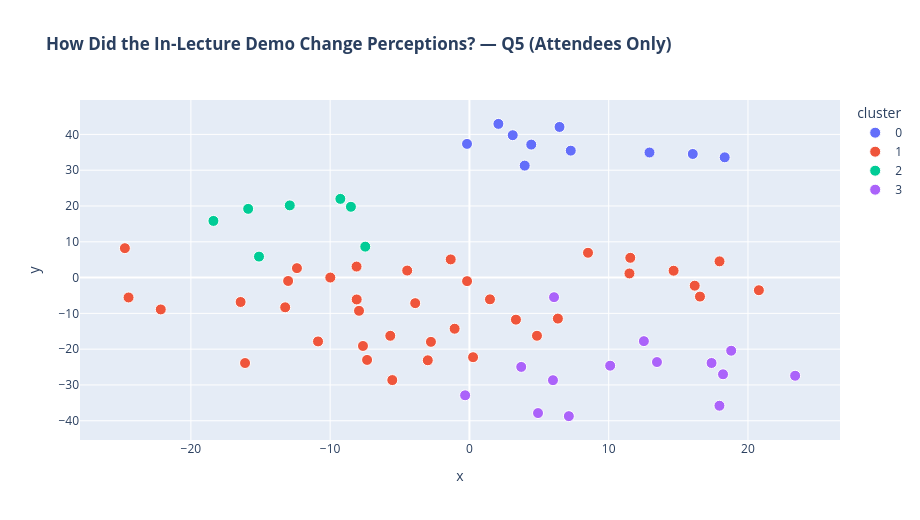

Write notebook code for a chart like this one.
### Code cell
# Cluster demo-attendee explanations
q5_docs, q5_labels = cluster_responses(
    attend_df["demo_effect"].dropna().tolist(),
    "How Did the In-Lecture Demo Change Perceptions? — Q5 (Attendees Only)",
    n_clusters=4,
)

### Figure 1 — Plotly figure (JSON) as saved in the notebook; plotly's stock layout.template omitted (floating-point values rounded to 4 significant figures)
{"data": [{"customdata": [["#55", "I don't think I was there", "0"], ["#53", "I don't remember if was there at that lecture, as I don't<br>remember the demonstration", "0"], ["#51", "I do not think I was present for this lecture.", "0"], ["#50", "You can say you weren't there if you truly weren't there", "0"], ["#60", "I think I missed that lecture.", "0"], ["#30", "I was not truly there.", "0"], ["#47", "I don't think I was there, I don't remember seeing the<br>demonstration.", "0"], ["#67", "Unfortunately had to leave lecture early!", "0"], ["#35", "I unfortunately had to attend to a medical appointment the day<br>the process was demonstrated; I assume/hope that lecture resolved<br>my concerns above, but right now I do not know.", "0"], ["#26", "No, it did not. I already knew most everything that was taught in<br>that part of the lecture.", "0"]], "hovertemplate": "<b>%{customdata[0]}</b>  Cluster %{customdata[2]}<br><br>%{customdata[1]}<extra></extra>", "legendgroup": "0", "marker": {"color": "#636efa", "line": {"color": "white", "width": 1}, "size": 11, "symbol": "circle"}, "mode": "markers", "name": "0", "orientation": "v", "showlegend": true, "type": "scatter", "x": [12.93, 4.439, 2.08, 18.33, 3.108, 16.04, 7.275, 6.47, 3.969, -0.1724], "xaxis": "x", "y": [34.94, 37.15, 42.94, 33.59, 39.78, 34.53, 35.47, 42.09, 31.28, 37.35], "yaxis": "y"}, {"customdata": [["#29", "Yes, it showed that AI can be useful for giving early feedback<br>and helping students catch mistakes before submitting their work", "1"], ["#31", "Yes I do see gen AI being used to help provide feedback to<br>students as it helps save time in grading. I am fine with it as<br>long as the feedback as been reviewed by a TA or the Instructor.", "1"], ["#32", "Yes, it helped me understand how AI can be used as part of the<br>feedback process rather than replacing instructors. The<br>demonstration showed that AI can help generate initial feedback<br>quickly, which can save time and allow instructors to focus on<br>more detailed guidance. As long as instructors review the<br>feedback and ensure its quality, AI can be a useful tool to<br>support student learning.", "1"], ["#59", "I think it was very insightful to see, and that the professor<br>wasn't just using AI haphazardly. Belen was very methodical and<br>detailed about why she was using it and training it so that it<br>would benefit the class overall.", "1"], ["#36", "Yes, it helped me see that AI can be used in a more structured<br>and transparent way in education. Instead of replacing human<br>feedback, it can act as an additional layer that helps students<br>receive quicker suggestions and identify issues earlier. This can<br>be especially helpful in larger classes where individualized<br>feedback from instructors can take time.", "1"], ["#39", "Yes. Seeing the full process made it feel more intentional and<br>controlled, not random. It helped me understand how AI can be<br>guided effectively.", "1"], ["#38", "Yes. After seeing the full AI-assisted process, I felt more<br>confident about using Gen AI for feedback. The professor clearly<br>understood the logic behind the system and the potential risks.<br>She also made strong efforts to protect our privacy and security<br>when using AI, which made the process feel responsible and<br>trustworthy.", "1"], ["#41", "Yes, the full AI assisted process helps change perception of Gen<br>AI. It was very clear what the instructor does and how the tool<br>is used. The instructor clearly checked the output carefully. I<br>think AI can be a great tool if its checked carefully.", "1"], ["#43", "Yes, seeing the full AI-assisted process during the lecture<br>changed my perception a bit. It showed me how AI can be used as a<br>tool to give quick feedback and help identify possible issues in<br>work before final submission. It also made me realize that AI can<br>support instructors by saving time while still helping students<br>improve their work. However, I still think it’s important for<br>students to understand the feedback themselves instead of relying<br>on AI completely.", "1"], ["#44", "Yes, it made the process more transparent. Seeing how AI was used<br>step by step helped me understand that it can support learning<br>while still keeping the instructor involved in the final<br>evaluation.", "1"], ["#57", "Yes, it changed my perception in a more positive way. Seeing the<br>full AI-assisted process made it feel less abstract and showed<br>how AI could actually be used in a structured and practical way<br>to support student learning. Before that, I might have been more<br>skeptical because AI feedback can sometimes feel unreliable or<br>too general. But when the process was demonstrated clearly, it<br>helped me understand that the value of AI is not necessarily in<br>replacing instructors, but in making feedback faster, earlier,<br>and more accessible.", "1"], ["#46", "No, this did not change my opinion. I think AI can be a useful<br>tool for feedback, as long as the person who created the work<br>understands the feedback properly. This lecture also helped me<br>understand which tools are best to use for coding.", "1"], ["#48", "I dont think it changed my perception a lot, even though i did<br>think it was interesting, i would still like for there to be non<br>assisted feedback as well but maybe have it be supplementary", "1"], ["#56", "Yes, it did change my perception to some extent. After the<br>instructor demonstrated the full AI-assisted process during the<br>lecture, I was able to better understand how generative AI can be<br>used to support feedback rather than simply generate answers.<br>Seeing the process step by step helped me realize that AI can<br>analyze parts of a student’s work, point out potential issues,<br>and provide suggestions for improvement. This made the use of AI<br>in the class feel more transparent and purposeful.", "1"], ["#52", "It didn't really change my perception on the subject but I do<br>think it's a practical example of what could be, if these<br>workflows are fully automated (which is definitely possible) I<br>think it could be of benefit to both students and instructors<br>alike to get that quick feedback if it's fully refined and<br>accurate.", "1"], ["#37", "I was neutral on Gen AI being used as feedback before I had<br>experienced it in this class. The demonstration did not really<br>change my perception of it being better or worse.", "1"], ["#54", "I realized Gen AI was more helpful than I thought and wish to<br>explore it more in the future.", "1"], ["#34", "I actually wasn’t in that lecture, so I didn’t see the full AI-<br>assisted process demonstration. However, I think seeing how AI<br>can be used to provide feedback could help students understand<br>their mistakes earlier and improve their work. If it is used as a<br>tool to guide learning rather than give answers directly, it<br>could be very helpful for students.", "1"], ["#25", "It didn't change anything massively, but it did give me some more<br>trust in how it was being used for our grading. I appreciated the<br>great amount of detail that the professor put in to the prompt<br>she had set up for the AI.", "1"], ["#65", "Yes, it did change my perception. I thought the whole thing was<br>really cool and made it feel more transparent and intention. It<br>showed me how AI can be used as a tool for both professors and<br>students, and made me more comfortable with it as a learning<br>toll.", "1"], ["#10", "Yes, seeing the full process demonstrated made AI feedback feel<br>more transparent and intentional. It shifted my perception from<br>thinking of AI as a black box to understanding it as a structured<br>tool that instructors can use thoughtfully to help students<br>identify gaps, which made me more open to trusting AI-generated<br>feedback in my own learning.", "1"], ["#11", "At first I was skeptical of the use of Gen AI for providing<br>feedback, however, after the instructor went over how she used<br>the AI, and what to prompt it, it felt like a more thought out<br>approach. I had thought originally that it was a shortcut for<br>grading but learned that the instructor spent a lot of time to<br>ensure that the assignments were anonymized.", "1"], ["#27", "Yes, it made the process feel more transparent. It made me more<br>open to AI being used for feedback, as long as it is clearly<br>explained and still involves human oversight.", "1"], ["#64", "Yes. It made the process feel more transparent and more<br>reasonable. Seeing how it was used step by step made it seem less<br>like AI was replacing the instructor, and more like it was<br>helping with faster formative feedback.", "1"], ["#4", "I think using Gen AI to provide feedback could be helpful if it<br>is used as a tool to guide students and highlight areas for<br>improvement rather than replace instructor feedback.", "1"], ["#14", "Yes! As I described above, this is what started to shift my<br>perception of AI being used to help provide feedback to students.<br>The reason is because her process was very well designed and<br>implemented and it wasn't some black box process that didn't make<br>any sense.", "1"], ["#8", "I think GenAI can be used to provide feedback for students, but<br>unless students are paying $200+ for GPT Pro and other high-end<br>plans, it wouldn't be the best idea relying on it for feedback,<br>better to learn from professionals.", "1"], ["#15", "I appreciated how thorough she seemed to be with her prompts to<br>the AI. I think my perception only changed slightly because I<br>didn't have any strong opinions about it before aside from being<br>wary of it. Seeing how thorough and careful she was with it made<br>me feel more comfortable with the idea.", "1"], ["#3", "I kind of like it, for the feedback we got, it really point out<br>the week point we have and a short suggestion of what to change,<br>but as the professor said in the last lecture, there's some group<br>that got unuseful feedback due to the prompt setup of AI, so I<br>think it can be a support tool but can't fully depend on it, at<br>least not now, probably in the future, I guess?", "1"], ["#18", "Yes, it helped me understand more clearly how AI could be<br>integrated into the feedback process.", "1"], ["#19", "Yes, after seeing how the AI was used to provide feedback it was<br>interesting to see how it can be used to dissect the work done<br>based on what you input the AI. Especially since when it comes to<br>feedback we wouldn't want the AI to assume anything just like<br>when you are leveraging AI to help understand concepts you<br>wouldn't want them to assume anything and it changed my<br>perception since now AI has become so advanced that in a matter<br>of minutes it could generate feedback for an entire assignment.", "1"], ["#2", "AI can quickly identify common issues or give suggestions, which<br>could help students improve their work earlier in the process.<br>However, I still think it works best when combined with human<br>feedback from the instructor or TAs.", "1"], ["#21", "Yes, it changed my perception. I'd only thought Gen AI could do<br>simple checks like SQL syntax fixes, but the demo showed it<br>delivers contextual feedback to INFO 330's learning goals. I also<br>realized GenAI is a strong complement to instructor feedback, as<br>it handles repetitive detail checks, freeing instructors to focus<br>on deeper critical thinking guidance. It's a valuable tool to<br>catch early mistakes in work like schema design and SQL writing.", "1"], ["#61", "I realized that AI feedback was more than just a automatic<br>process. It was a smart way for the professor to provide<br>guidance. This made me more confident in the usefulness of AI<br>feedback, which was vague. I think it could be a great tool for<br>each student to receive detailed guidance even in large lectures.", "1"], ["#23", "Yes, it made the process feel more transparent. Seeing how the<br>instructor used AI step by step helped me understand that it is<br>mainly being used to give quick preliminary feedback. It still<br>requires human judgment, but it can help instructors respond<br>faster and help students improve their work earlier.", "1"], ["#63", "I still think AI can be useful for providing general feedback,<br>but I prefer not to rely on it too much for my own learning. I<br>think it can be helpful as a support tool, but I still value<br>learning the material on my own and getting feedback directly<br>from instructors or TAs.", "1"], ["#7", "Yes, it made the process feel more transparent. Seeing how the AI<br>feedback worked helped me understand that it was mainly used for<br>early guidance while the instructor still reviews the work.", "1"]], "hovertemplate": "<b>%{customdata[0]}</b>  Cluster %{customdata[2]}<br><br>%{customdata[1]}<extra></extra>", "legendgroup": "1", "marker": {"color": "#EF553B", "line": {"color": "white", "width": 1}, "size": 11, "symbol": "circle"}, "mode": "markers", "name": "1", "orientation": "v", "showlegend": true, "type": "scatter", "x": [-2.989, 16.18, -5.683, -22.16, -2.763, -1.345, 11.55, 8.514, -7.643, -9.989, -7.927, 6.352, -0.1689, -8.094, -16.11, 11.49, -24.74, -7.349, -16.43, -13.23, -3.894, 14.66, -4.467, -12.38, 16.55, 0.2619, 20.78, -24.48, 4.851, 1.476, 3.34, -5.54, 17.96, -10.87, -13.02, -1.063, -8.104], "xaxis": "x", "y": [-23.11, -2.264, -16.26, -8.899, -17.95, 5.08, 5.526, 6.929, -19.11, 0.0103, -9.283, -11.46, -0.992, -6.112, -23.87, 1.155, 8.219, -23.01, -6.82, -8.304, -7.145, 1.913, 1.964, 2.637, -5.31, -22.25, -3.532, -5.558, -16.26, -6.079, -11.76, -28.64, 4.529, -17.83, -0.9505, -14.29, 3.076], "yaxis": "y"}, {"customdata": [["#6", "No not at all, like I said there should be flexibility.", "2"], ["#58", "Yes it made the whole thing feel more transparent.", "2"], ["#40", "It did not change my perception, as I was not very concerned or<br>bothered over it in the first place.", "2"], ["#17", "Not really, it did not change my perception.", "2"], ["#62", "Yes, made me understand the tool more and the uses that come with<br>it", "2"], ["#12", "It didn’t change my perception, it just clarified the usage a bit<br>more. It was very close to what I expected.", "2"], ["#28", "This did change my viewpoint a bit because it did seem like there<br>was care and precision put into it.", "2"]], "hovertemplate": "<b>%{customdata[0]}</b>  Cluster %{customdata[2]}<br><br>%{customdata[1]}<extra></extra>", "legendgroup": "2", "marker": {"color": "#00cc96", "line": {"color": "white", "width": 1}, "size": 11, "symbol": "circle"}, "mode": "markers", "name": "2", "orientation": "v", "showlegend": true, "type": "scatter", "x": [-18.38, -7.479, -9.267, -8.509, -15.11, -12.9, -15.89], "xaxis": "x", "y": [15.83, 8.643, 21.99, 19.78, 5.86, 20.17, 19.2], "yaxis": "y"}, {"customdata": [["#66", "After seeing the full process in class, I felt a little better<br>about it than I expected. It was not just a matter of directly<br>putting students’ work into AI without any thought. The process<br>seemed more careful and structured than I originally imagined. At<br>the same time, this is still very new to me because I have never<br>had another professor use this kind of method before, so I would<br>not say that I fully accept it without any concerns. I think it<br>is interesting and potentially useful, but it should still be<br>used carefully.", "3"], ["#1", "No it was somewhat anticipated the way it worked and honestly no<br>matter how AI is used to grade my work, it still is AI. I do<br>think that it is important, weather we add our names or not. that<br>you ensure not inserting those into whatever file is given to the<br>AI.", "3"], ["#45", "Yes, right now I would so AI is a more useful and more practical<br>tool, this can save everyone a lot of time, even though AI still<br>could make some mistakes.", "3"], ["#42", "Honestly, I thought it was pretty cool because I hadn’t seen AI<br>used like that before. Seeing the full process helped me<br>understand how it actually works behind the scenes. It made it<br>feel more transparent and less random, so I could see how it<br>could be useful for giving feedback to students.", "3"], ["#33", "Not in particular, as the few times I do use AI I use it in a<br>similar way to how my professor showed, as it seems most<br>intuitive to give it specific instructions and then use it to<br>evaluate existing work to identify areas of improvement.", "3"], ["#24", "Yes, I had not thought through how student work would need to be<br>de-identified before feeding it to AI to ensure student privacy<br>and the proper following of guidelines. This made me realized how<br>much of a tedious process this could be, along with the long<br>prompting of AI, and how it might be difficult to apply for more<br>open-ended assignments. So, I now better understand that more<br>thought and effort needs to be put into using AI for providing<br>feedback to ensure people's security and useful outputs, and that<br>this might not make sense to use as a tool for all situations.", "3"], ["#22", "Not necessarily because as I've stated I don't really have any<br>strong opinions about AI usage when it comes to grading. I think<br>this is a great way to implement the resource, albeit it being<br>very minimally appearing in the academic field (not a lot of<br>professors use AI-assisted processes in their classrooms). It was<br>honestly pretty refreshing to see this attempt occur throughout<br>the course.", "3"], ["#20", "Yes, creating a prompt for the AI can be very time-consuming.<br>Even then, after hours of creating a prompt and entering each<br>student's work, the output sometimes includes hallucinations,<br>errors, or inaccuracies. Even then, it's a computer we're<br>depending on, and it can fail.", "3"], ["#16", "Yes, I thought it would be super easy to just give the assignment<br>that the student did to AI and then have AI grade it but the<br>professor when over all the necessary steps you have to take to<br>protect the privacy of the students and that made me realize it<br>is not just as simple as inputting the assignment you also have<br>to take things out to maintain anonymity.", "3"], ["#13", "Yes because I saw how much work was being put into making sure<br>our data was anonymized and the AI was being fair.", "3"], ["#9", "no, i didn't really understand the conversation with how AI<br>should be used (i am mostly anti ai in genreal though)", "3"], ["#5", "I definitely thought that AI was a great tool for me as a student<br>after the AI-assisted process was demonstrated. After the process<br>was demonstrated, I used AI to grade all of my assignments, to<br>ensure that I was completing my tasks in a good fashion.", "3"], ["#49", "I feel like it changed slightly but my overall outlook on AI is<br>it shouldn't be used to fully grade everything.", "3"], ["#68", "I think it did a little bit as I never used it for grading, but<br>when getting feedback on your work if it's good enough or not, AI<br>in my opinion, would be accurate to a good extent that the<br>mistakes are more of like 15% rate (an estimate)", "3"]], "hovertemplate": "<b>%{customdata[0]}</b>  Cluster %{customdata[2]}<br><br>%{customdata[1]}<extra></extra>", "legendgroup": "3", "marker": {"color": "#ab63fa", "line": {"color": "white", "width": 1}, "size": 11, "symbol": "circle"}, "mode": "markers", "name": "3", "orientation": "v", "showlegend": true, "type": "scatter", "x": [6.0, 18.21, 23.39, 3.719, 12.53, 4.925, 13.47, -0.309, 7.139, 17.95, 6.076, 10.11, 17.38, 18.8], "xaxis": "x", "y": [-28.67, -27.01, -27.43, -24.96, -17.76, -37.85, -23.6, -32.89, -38.71, -35.8, -5.476, -24.62, -23.86, -20.44], "yaxis": "y"}], "layout": {"height": 520, "hoverlabel": {"align": "left"}, "legend": {"title": {"text": "cluster"}, "tracegroupgap": 0}, "title": {"text": "<b>How Did the In-Lecture Demo Change Perceptions? — Q5 (Attendees Only)</b>"}, "width": 920, "xaxis": {"anchor": "y", "domain": [0, 1], "title": {"text": "x"}}, "yaxis": {"anchor": "x", "domain": [0, 1], "title": {"text": "y"}}}}
